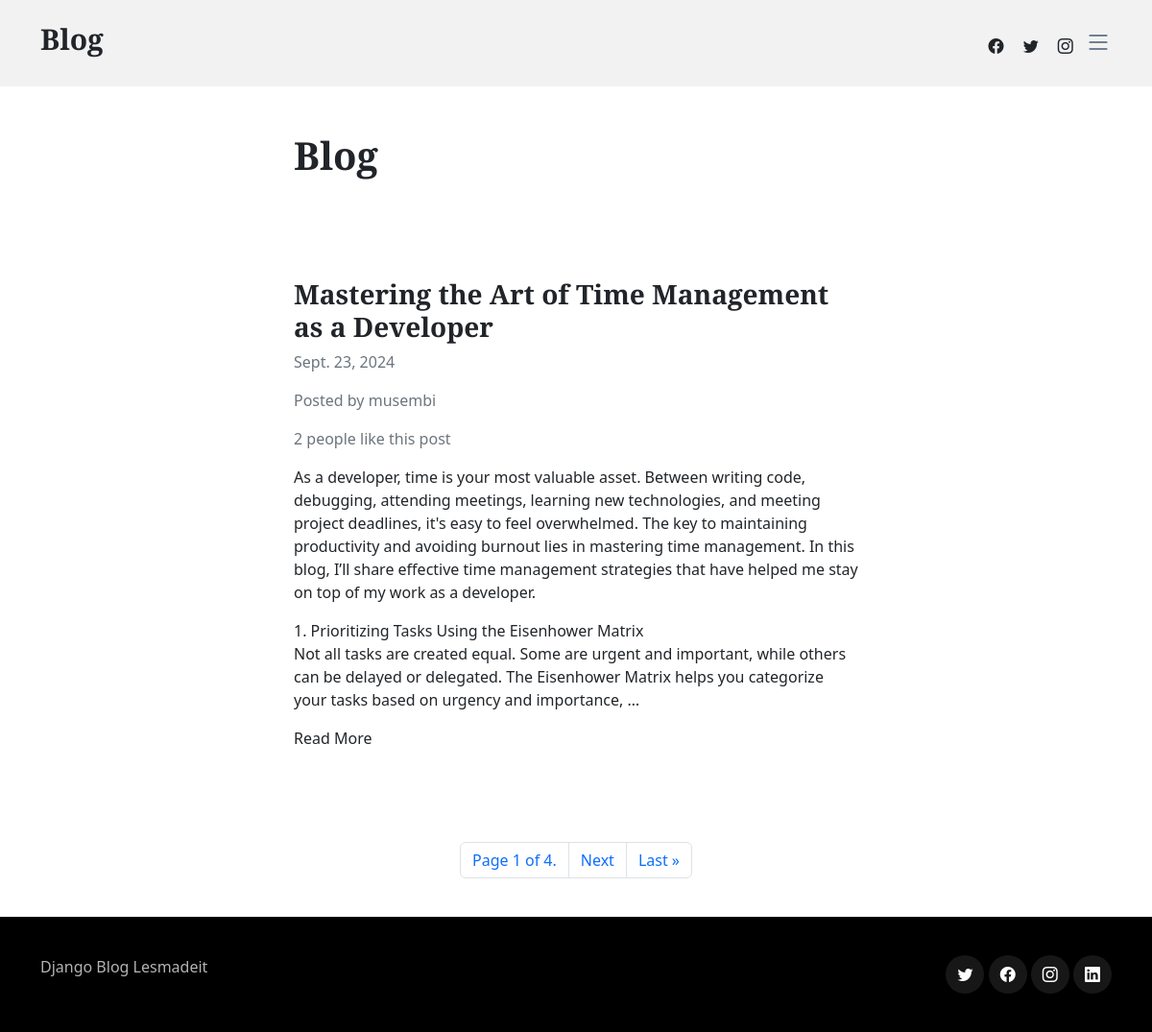
The app's page / (signed in) with its own data.
### blogapp/models.py (models this page shows)
class Article(models.Model):
    title = models.CharField(max_length=255)
    content = HTMLField()
    date = models.DateField(auto_now_add=True)
    author = models.ForeignKey(User, on_delete=models.CASCADE)
    featured = models.BooleanField(default=False)
    likes = models.ManyToManyField(User, related_name='likes', blank=True)

### blogapp/views.py (the view)
# urls.py: re_path(r'^$', Index.as_view(), name='index'),
class Index(ListView):
    model = Article
    queryset = Article.objects.all().order_by('-date')
    template_name = 'blogapp/index.html'
    paginate_by = 1

### blogapp/templates/blogapp/index.html (shortened to what this page needs)
{% extends 'blogapp/base.html' %}
{% load static %}
{% block content %}
    <div class="row">
        <div class="col-md-6 col-12 mx-md-auto mx-3 mt-5 mb-5">
            <h1 class="fw-bolder">Blog</h1>
        </div>
    </div>
     {% for object in object_list %}
    <div class="row">
        <div class="col-md-6 col-11 mx-md-auto mx-3 mt-5 mb-5">
            <h3 class="fw-bold">{{ object.title }}</h3>
            <p class="text-muted">{{ object.date }}</p>
            <p class="text-muted">Posted by {{ object.author.username }}</p>
            {% if object.likes.count == 1 %}
                <p class="text-muted">{{ object.likes.count }} person likes this post</p>
            {% else %}
                <p class="text-muted">{{ object.likes.count }} people like this post</p>
            {% endif %}
            <div class="my-3">
                {{ object.content|truncatewords_html:100|safe }}
            </div>
            <a href="{% url 'detail_article' object.id %}">Read More</a>
        </div>
    </div>
    {% endfor %}
    <nav>
        <ul class="pagination">
            <div class="mx-auto d-flex flex-row mt-5">
                <li class="page-item">
                    <a class="page-link" href="#">Page {{ page_obj.number }} of {{ page_obj.paginator.num_pages }}. </a>
                </li>
                {% if page_obj.has_next %}
                <li class="page-item">
                    <a class="page-link" href="?page={{ page_obj.next_page_number }}">Next </a>
                </li>
                <li class="page-item">
                    <a class="page-link" href="?page={{ page_obj.paginator.num.pages }}">Last &raquo;</a>
                </li>
                {% endif %}
            </div>
        </ul>
    </nav>
{% endblock content %}

### blogapp/static/blogapp/css/variables.css (style rules this page uses)
:root { --font-default: 'EB Garamond', system-ui, -apple-system, "Segoe UI", Roboto, "Helvetica Neue", Arial, "Noto Sans", "Liberation Sans", sans-serif, "Apple Color Emoji", "Segoe UI Emoji", "Segoe UI Symbol", "Noto Color Emoji"; --font-primary: 'EB Garamond', serif; --font-secondary: 'Inter', sans-serif; --color-default: #212529; --color-default-rgb: 33, 37, 41; --color-links: #212529; --color-links-hover: #15171a; --color-primary: #212529; --color-primary-light: #26282c; --color-primary-dark: #0b0c0e; --color-primary-rgb: 33, 37, 41; --color-primary-light-rgb: 38, 40, 44; --color-primary-dark-rgb: 11, 12, 14; --color-secondary: #596d80; --color-secondary-light: #8498aa; --color-secondary-dark: #404f5c; --color-secondary-rgb: 89, 109, 128; --color-secondary-light-rgb: 132, 152, 170; --color-secondary-dark-rgb: 64, 79, 92; --color-blue: #0d6efd; --color-blue-rgb: 13, 110, 253; --color-indigo: #6610f2; --color-indigo-rgb: 102, 16, 242; --color-purple: #6f42c1; --color-purple-rgb: 111, 66, 193; --color-pink: #f3268c; --color-pink-rgb: 243, 38, 140; --color-red: #df1529; --color-red-rgb: 223, 21, 4; --color-orange: #fd7e14; --color-orange-rgb: 253, 126, 20; --color-yellow: #ffc107; --color-yellow-rgb: 255, 193, 7; --color-green: #059652; --color-green-rgb: 5, 150, 82; --color-teal: #20c997; --color-teal-rgb: 32, 201, 151; --color-cyan: #0dcaf0; --color-cyan-rgb: 13, 202, 240; --color-white: #ffffff; --color-white-rgb: 255, 255, 255; --color-gray: #6c757d; --color-gray-rgb: 108, 117, 125; --color-black: #000000; --color-black-rgb: 0, 0, 0; }
:root { --bs-blue: var(--color-blue); --bs-indigo: var(--color-indigo); --bs-purple: var(--color-purple); --bs-pink: var(--color-pink); --bs-red: var(--color-red); --bs-orange: var(--color-orange); --bs-yellow: var(--color-yellow); --bs-green: var(--color-green); --bs-teal: var(--color-teal); --bs-cyan: var(--color-cyan); --bs-white: var(--color-white); --bs-gray: var(--color-gray); --bs-gray-dark: #343a40; --bs-gray-100: #f8f9fa; --bs-gray-200: #e9ecef; --bs-gray-300: #dee2e6; --bs-gray-400: #ced4da; --bs-gray-500: #adb5bd; --bs-gray-600: #6c757d; --bs-gray-700: #495057; --bs-gray-800: #343a40; --bs-gray-900: #212529; --bs-primary: var(--color-blue); --bs-secondary: var(--color-blue); --bs-success: #198754; --bs-info: #0dcaf0; --bs-warning: #ffc107; --bs-danger: #dc3545; --bs-light: #f8f9fa; --bs-dark: #212529; --bs-primary-rgb: var(--color-primary-rgb); --bs-secondary-rgb: var(--color-secondary-rgb); --bs-success-rgb: 25, 135, 84; --bs-info-rgb: 13, 202, 240; --bs-warning-rgb: 255, 193, 7; --bs-danger-rgb: 220, 53, 69; --bs-light-rgb: 248, 249, 250; --bs-dark-rgb: 33, 37, 41; --bs-white-rgb: var(--color-white-rgb); --bs-black-rgb: var(--color-black-rgb); --bs-body-color-rgb: var(--color-default-rgb); --bs-body-bg-rgb: 255, 255, 255; --bs-font-sans-serif: var(--font-default); --bs-font-monospace: SFMono-Regular, Menlo, Monaco, Consolas, "Liberation Mono", "Courier New", monospace; --bs-gradient: linear-gradient(180deg, rgba(255, 255, 255, 0.15), rgba(255, 255, 255, 0)); --bs-body-font-family: var(--font-default); --bs-body-font-size: 1rem; --bs-body-font-weight: 400; --bs-body-line-height: 1.5; --bs-body-color: var(--color-default); --bs-body-bg: #fff; }

### blogapp/static/blogapp/css/main.css (style rules this page uses)
:root { scroll-behavior: smooth; }
body { color: rgba(var(--color-primary-rgb), 1); }
a { color: var(--color-links); text-decoration: none; }
h1, h2, h3, h4, h5, h6 { font-family: var(--font-primary); }

### records on screen
Article: title "Mastering the Art of Time Management as a Developer", date "Sept. 23, 2024", author.username "musembi", likes.count "2", content "As a developer, time is your most valuable asset. Between writing code, debugging, attending meetings, learning new technologies, and meeting project deadlines, it's easy to feel overwhelmed. The key to maintaining productivity and avoiding burnout lies in mastering time management. In this blog, I’ll share effective time management strategies that have helped me stay on top of my work as a developer. 1. Prioritizing Tasks Using the Eisenhower Matrix Not all tasks are created equal. Some are urgent and important, while others can be delayed or delegated. The Eisenhower Matrix helps you categorize your tasks based on urgency and importance, …"

### other values on screen
{{ page_obj.number }} "1"
{{ page_obj.paginator.num_pages }} "4"
